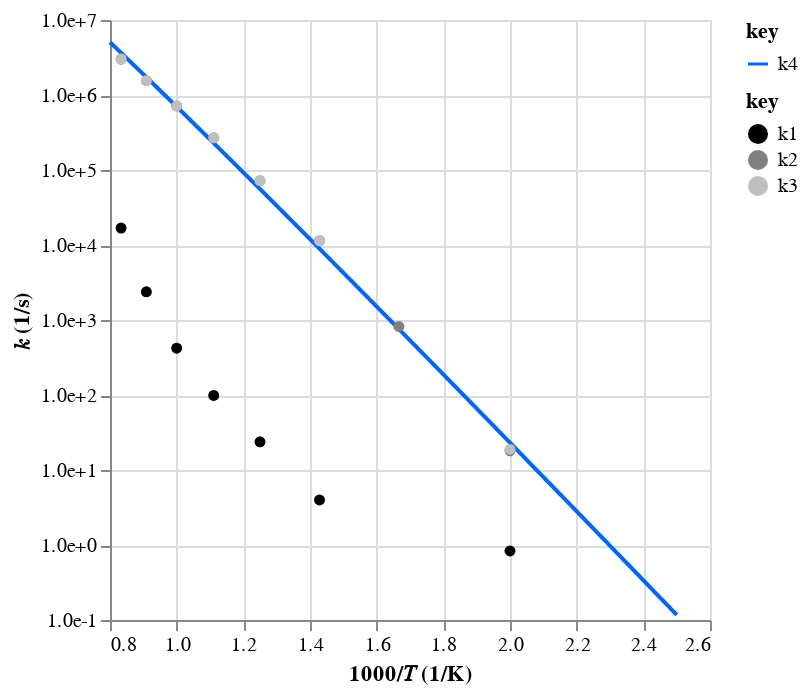

The notebook cell saved with this chart:
### Code cell
# S(725)r0 = C5H8O(829)rs + OH(4)
close_oh_mess_out_fake = r"""
W4->W15

P\T           500       600       700       800       900     1e+03   1.1e+03   1.2e+03   1.3e+03   1.4e+03   1.5e+03   1.6e+03   1.7e+03   1.8e+03   1.9e+03     2e+03
0.1       -0.0219   -0.0643     0.391      1.75      5.83      18.4        93  1.15e+03  9.76e+03  6.32e+04  2.37e+05  7.61e+05  1.91e+06  4.33e+06  8.17e+06  1.59e+07
1           0.834     -8.39      3.99      23.8      98.7       421  2.38e+03  1.68e+04  8.79e+04  3.94e+05  1.19e+06   3.2e+06  7.06e+06  1.44e+07  2.52e+07  4.46e+07
10           29.7      65.3      79.9  1.06e+03   7.4e+03  3.75e+04  1.42e+05   4.7e+05  1.28e+06  3.31e+06  7.03e+06  1.42e+07  2.56e+07   4.4e+07  6.94e+07  1.08e+08
100           108      62.7  6.65e+03  5.69e+04  3.03e+05  1.18e+06  3.53e+06  8.85e+06  1.87e+07   3.5e+07  5.76e+07  8.83e+07  1.26e+08  1.73e+08  2.29e+08  2.98e+08
O-O          19.7       998  1.69e+04  1.43e+05   7.6e+05   2.9e+06   8.7e+06  2.18e+07  4.75e+07  9.28e+07  1.66e+08  2.77e+08  4.35e+08   6.5e+08  9.33e+08  1.29e+09
"""
close_oh_mess_out_real = r"""
W4->P4

P\T           500       600       700       800       900     1e+03   1.1e+03   1.2e+03   1.3e+03   1.4e+03   1.5e+03   1.6e+03   1.7e+03   1.8e+03   1.9e+03     2e+03
0.1          10.5       302  2.55e+03   1.1e+04  3.39e+04  9.33e+04  2.45e+05  6.33e+05  1.52e+06  3.25e+06   6.1e+06  1.07e+07  1.63e+07  2.34e+07  3.24e+07  3.81e+07
1              18       820  1.14e+04  7.22e+04  2.69e+05  7.14e+05  1.55e+06     3e+06  5.44e+06  9.21e+06  1.45e+07  2.21e+07  3.09e+07  4.11e+07  5.37e+07  5.95e+07
10           19.2       971   1.6e+04  1.29e+05  6.27e+05   2.1e+06  5.29e+06  1.06e+07  1.82e+07  2.73e+07  3.75e+07  4.84e+07   5.9e+07  6.91e+07  8.13e+07  8.41e+07
100          10.7       580     1e+04  8.49e+04   4.4e+05  1.61e+06  4.57e+06  1.04e+07  2.01e+07  3.26e+07  4.74e+07  6.15e+07  7.41e+07  8.34e+07  9.23e+07  9.24e+07
O-O           ***       ***       ***       ***       ***       ***       ***       ***       ***       ***       ***       ***       ***       ***       ***       ***
"""
close_oh_rxn_fake = ac.rate.from_mess_channel_output(close_oh_mess_out_fake)
close_oh_rxn_real = ac.rate.from_mess_channel_output(close_oh_mess_out_real)
close_oh_rxn_data = close_oh_rxn_fake + close_oh_rxn_real
close_oh_rxn_fit = ac.rate.fit_plog(close_oh_rxn_data)
ac.rate.display([close_oh_rxn_fake, close_oh_rxn_real, close_oh_rxn_data, close_oh_rxn_fit])

### Figure 1 — Vega-Lite specification as saved in the notebook (floating-point values rounded to 4 significant figures; data arrays with more than 128 entries replaced by an {"elided": "..."} marker saying what was removed)
{"config": {"view": {"continuousWidth": 300, "continuousHeight": 300}}, "layer": [{"data": {"name": "data-dc5c49895fa42bedd793e32b0071ff27"}, "mark": {"type": "line"}, "encoding": {"color": {"field": "key", "scale": {"domain": ["k4"], "range": ["#0066ff"]}, "type": "nominal"}, "x": {"field": "x", "scale": {"zero": false}, "title": "1000/𝑇 (1/K)", "type": "quantitative"}, "y": {"axis": {"format": ".1e", "values": [0.1, 1, 10, 100, 1000, 10000, 100000, 1000000, 10000000, 100000000]}, "field": "value", "scale": {"type": "log"}, "title": "𝑘 (1/s)", "type": "quantitative"}}, "transform": [{"fold": ["k4"]}]}, {"data": {"name": "data-9dd8af83c3764ab20d1d3ce32cb40af0"}, "mark": {"type": "point", "filled": true, "opacity": 1}, "encoding": {"color": {"field": "key", "scale": {"domain": ["k1", "k2", "k3"], "range": ["#000000", "#808080ff", "#bfbfbfff"]}, "type": "nominal"}, "x": {"field": "x", "scale": {"zero": false}, "title": "1000/𝑇 (1/K)", "type": "quantitative"}, "y": {"axis": {"format": ".1e", "values": [1, 10, 100, 1000, 10000, 100000, 1000000, 10000000]}, "field": "value", "scale": {"type": "log"}, "title": "𝑘 (1/s)", "type": "quantitative"}}, "transform": [{"fold": ["k1", "k2", "k3"]}]}], "resolve": {"scale": {"color": "independent"}}, "$schema": "https://vega.github.io/schema/vega-lite/v5.20.1.json", "datasets": {"data-dc5c49895fa42bedd793e32b0071ff27": {"elided": "1000 records"}, "data-9dd8af83c3764ab20d1d3ce32cb40af0": [{"x": 2.0, "k1": 0.834, "k2": 18.0, "k3": 18.83}, {"x": 1.667, "k1": null, "k2": 820.0, "k3": null}, {"x": 1.429, "k1": 3.99, "k2": 11400.0, "k3": 11400.0}, {"x": 1.25, "k1": 23.8, "k2": 72200.0, "k3": 72220.0}, {"x": 1.111, "k1": 98.7, "k2": 269000.0, "k3": 269100.0}, {"x": 1.0, "k1": 421.0, "k2": 714000.0, "k3": 714400.0}, {"x": 0.9091, "k1": 2380.0, "k2": 1550000.0, "k3": 1552000.0}, {"x": 0.8333, "k1": 16800.0, "k2": 3000000.0, "k3": 3017000.0}]}}
